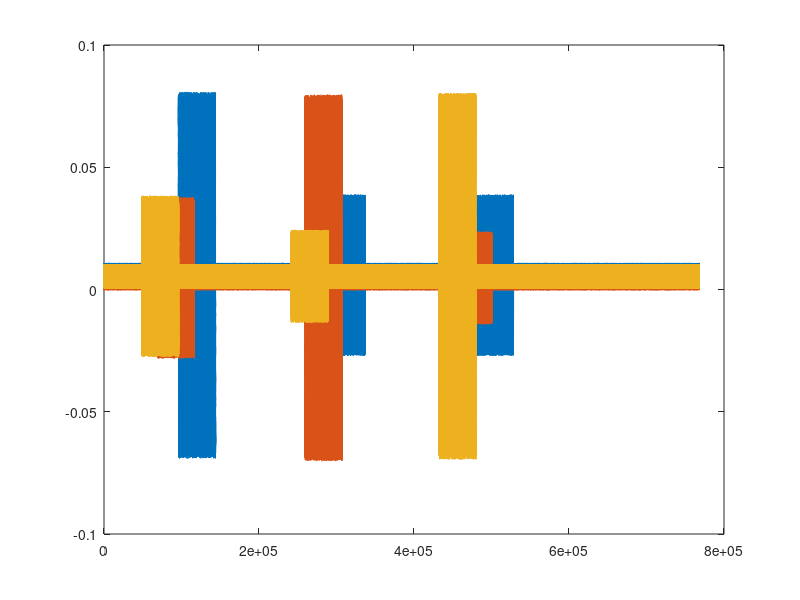

Here is the MATLAB script that generated this plot: (Note: this script raises an error after producing the figure.)
close all;
clear all;

f = 48000;
reclength = f*16;

off1 = rand()*0.01;
off2 = rand()*0.01;
off3 = rand()*0.01;

noise1 = (rand(1,reclength)*2-1)*0.005 + off1;
noise2 = (rand(1,reclength)*2-1)*0.005 + off2;
noise3 = (rand(1,reclength)*2-1)*0.005 + off3;


sFreq = 250;
sLength = 1*f;
xSignal = 1:sLength;
signal = sin(sFreq/sLength*2*pi*xSignal);


delay1 = floor(0*f);
delay2 = floor(-0.6*f);
delay3 = floor(-1*f);

dist12 = 8;
dist13 = 3;
dist23 = 11;

amp = 0.07;

mic1 = zeros(1,reclength);
mic1(2*f + 1:2*f + sLength) = amp*signal;
mic1(6*f + floor(dist12/343*f) + 1:6*f + floor(dist12/343*f) + sLength) = amp*0.4*signal;
mic1(10*f+ floor(dist13/343*f) + 1:10*f + floor(dist13/343*f) + sLength) = amp*0.4*signal;
mic1 = mic1 + noise1;

mic2 = zeros(1,reclength);
mic2(2*f + floor(dist12/343*f) + 1:2*f + floor(dist12/343*f) + sLength) = amp*0.4*signal;
mic2(6*f + 1:6*f + sLength) = amp*signal;
mic2(10*f + floor(dist23/343*f) + 1:10*f + floor(dist23/343*f) + sLength) = amp*0.2*signal;
mic2 = mic2 + noise2;

mic3 = zeros(1,reclength);
mic3(2*f + floor(dist13/343*f) + 1:2*f + floor(dist13/343*f) + sLength) = amp*0.4*signal;
mic3(6*f + floor(dist23/343*f) + 1:6*f + floor(dist23/343*f) + sLength) = amp*0.2*signal;
mic3(10*f+ 1:10*f + sLength) = amp*signal;
mic3 = mic3 + noise3;


if delay1 > 0
    tmp = (rand(1,delay1)*2-1)*0.005 + off1;
    mic1 = [tmp mic1];
elseif delay1 < 0
    mic1 = mic1(-delay1:end);
    tmp = (rand(1,-delay1)*2-1)*0.005 + off1;
    mic1 = [mic1 tmp];
end


if delay2 > 0
    tmp = (rand(1,delay2)*2-1)*0.005 + off2;
    mic2 = [tmp mic2];
elseif delay2 < 0
    mic2 = mic2(-delay2:end);
    tmp = (rand(1,-delay2)*2-1)*0.005 + off2;
    mic2 = [mic2 tmp];
end



if delay3 > 0
    tmp = (rand(1,delay3)*2-1)*0.005 + off3;
    mic3 = [tmp mic3];
elseif delay3 < 0
    mic3 = mic3(-delay3:end);
    tmp = (rand(1,-delay3)*2-1)*0.005 + off3;
    mic3 = [mic3 tmp];
end

plot(mic1);
hold on
plot(mic2);
plot(mic3);
figure

mic1 = mic1';
mic2 = mic2';
mic3 = mic3';

mic1 = mic1 - mean(mic1);
mic2 = mic2 - mean(mic2);
mic3 = mic3 - mean(mic3);

s1 = 1:200000;
s2 = 200001:400000;
s3 = 400001:600000;

mic2 = ourSync(mic1, mic2, s1, s2);
mic3 = ourSync(mic1, mic3, s1, s3);

% mic2 = knownSync(mic1, mic2, s1, dist12);
% mic3 = knownSync(mic1, mic3, s1, dist13);

plot(mic1)
hold on
plot(mic2)
plot(mic3)


tdoa = ourGccphat(mic1(s3),mic2(s3));
deltaS = tdoa/f*343




















